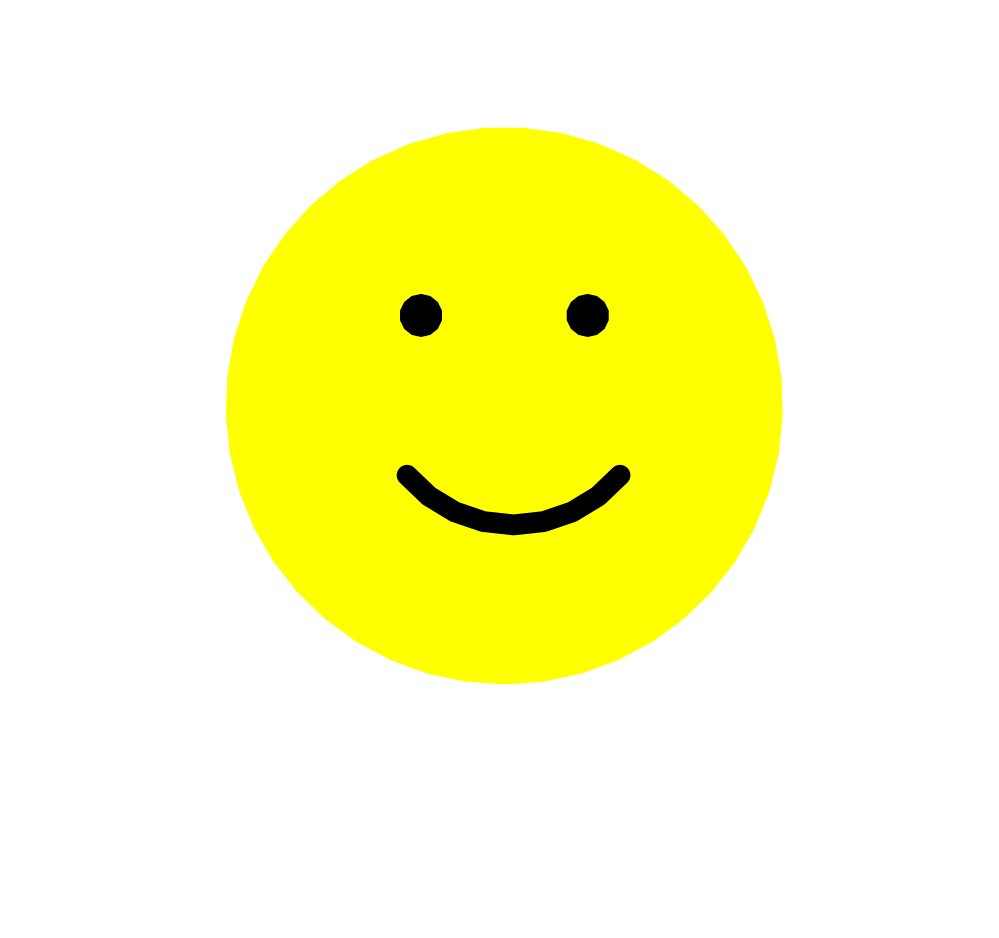

Python code for this plot:
import turtle

bob = turtle.Turtle()
bob.speed("fastest")

def jump(x,y):
    bob.penup()
    bob.goto(x,y)
    bob.pendown()

def draw_circle(radius, color="black", fillcolor=None):
    bob.color(color)
    if fillcolor!=None:
        bob.fillcolor(fillcolor)
        bob.begin_fill()
    bob.circle(radius)
    if fillcolor!=None:
        bob.end_fill()
        

# face
jump(0,-150)
draw_circle(200, "yellow", "yellow")

# eyes
jump(-60,100)
draw_circle(15, "black", "black")
jump(60,100)
draw_circle(15, "black", "black")

# mouth
bob.width(15)
jump(-70,0)
 
bob.circle(100,100)
bob.hideturtle()
